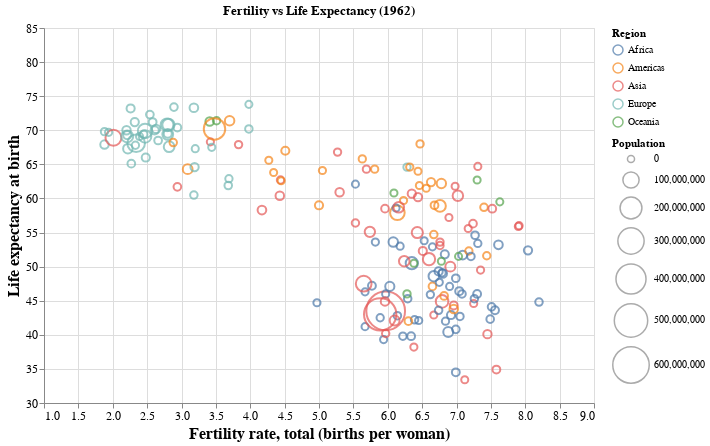

Notebook code for this chart:
### Markdown cell above
<div class="alert alert-info" style="color:black">

### Question 7.1
rubric={accuracy:2,quality:1,viz:1}

<h4>
Python
</h4>
<ol type="1">
<li>Copy in your code from question 2.1 and confirm that your scatter plot is generated properly so that you didn't miss to copy anything.</li>
<li>Add a title of your choice to the chart.</li>
<li>Set the x-axis and y-axis scale so that they don’t include zero and are zoomed in to the extent of the data instead.</li>
<li>Set proper titles for the axis and the legends, which include spaces instead of underscores and are capitalized.</li>
<li>Some of the dots are really hard to see because they are so small and it is a bit difficult to distinguish the changes in size as well. Let’s make everything bigger and emphasize the size difference by using the <a href="https://altair-viz.github.io/gallery/airport_connections.html">range argument to <code>alt.Scale</code></a> (there is a lot of other things going on in this example, so just focus on how they specify <code>size</code>).</li>
<li>Enlarge the axis title font by finding and setting the <a href="https://altair-viz.github.io/user_guide/configuration.html?highlight=titlefont#axis-configuration">right parameter of <code>.configure_axis</code></a></li>
</ol>

</div>

### Code cell
# YOUR PYTHON ANSWER GOES HERE
Q2_data=data[data['year'].dt.year==1962]
Q2_data.head()
alt.Chart(Q2_data).mark_point().encode(x=alt.X('children_per_woman:Q', title='Fertility rate, total (births per woman)',scale=alt.Scale(domain=[1,9])),
                                       y=alt.Y('life_expectancy:Q',title='Life expectancy at birth',scale=alt.Scale(domain=[30,85])),
                                       color=alt.Color('region:N',title='Region'),
                                       size=alt.Size('population:Q',title='Population',scale=alt.Scale(range=[50,1500])),
                                      tooltip=['country:N', 'children_per_woman:Q','life_expectancy:Q','population:Q']
).properties(width=550,height=375,title='Fertility vs Life Expectancy (1962)'
).configure_axis(titleFontSize=16,labelFontSize=12)

### Figure 1 — Vega-Lite specification as saved in the notebook (floating-point values rounded to 4 significant figures; data arrays with more than 128 entries replaced by an {"elided": "..."} marker saying what was removed)
{"$schema": "https://vega.github.io/schema/vega-lite/v5.20.1.json", "config": {"axis": {"labelFontSize": 12, "titleFontSize": 16}, "view": {"continuousHeight": 300, "continuousWidth": 300}}, "data": {"name": "data-962074fcfc9c66a5da62083edf7b4ed1"}, "datasets": {"data-962074fcfc9c66a5da62083edf7b4ed1": {"elided": "178 records"}}, "encoding": {"color": {"field": "region", "title": "Region", "type": "nominal"}, "size": {"field": "population", "scale": {"range": [50, 1500]}, "title": "Population", "type": "quantitative"}, "tooltip": [{"field": "country", "type": "nominal"}, {"field": "children_per_woman", "type": "quantitative"}, {"field": "life_expectancy", "type": "quantitative"}, {"field": "population", "type": "quantitative"}], "x": {"field": "children_per_woman", "scale": {"domain": [1, 9]}, "title": "Fertility rate, total (births per woman)", "type": "quantitative"}, "y": {"field": "life_expectancy", "scale": {"domain": [30, 85]}, "title": "Life expectancy at birth", "type": "quantitative"}}, "height": 375, "mark": {"type": "point"}, "title": "Fertility vs Life Expectancy (1962)", "width": 550}
